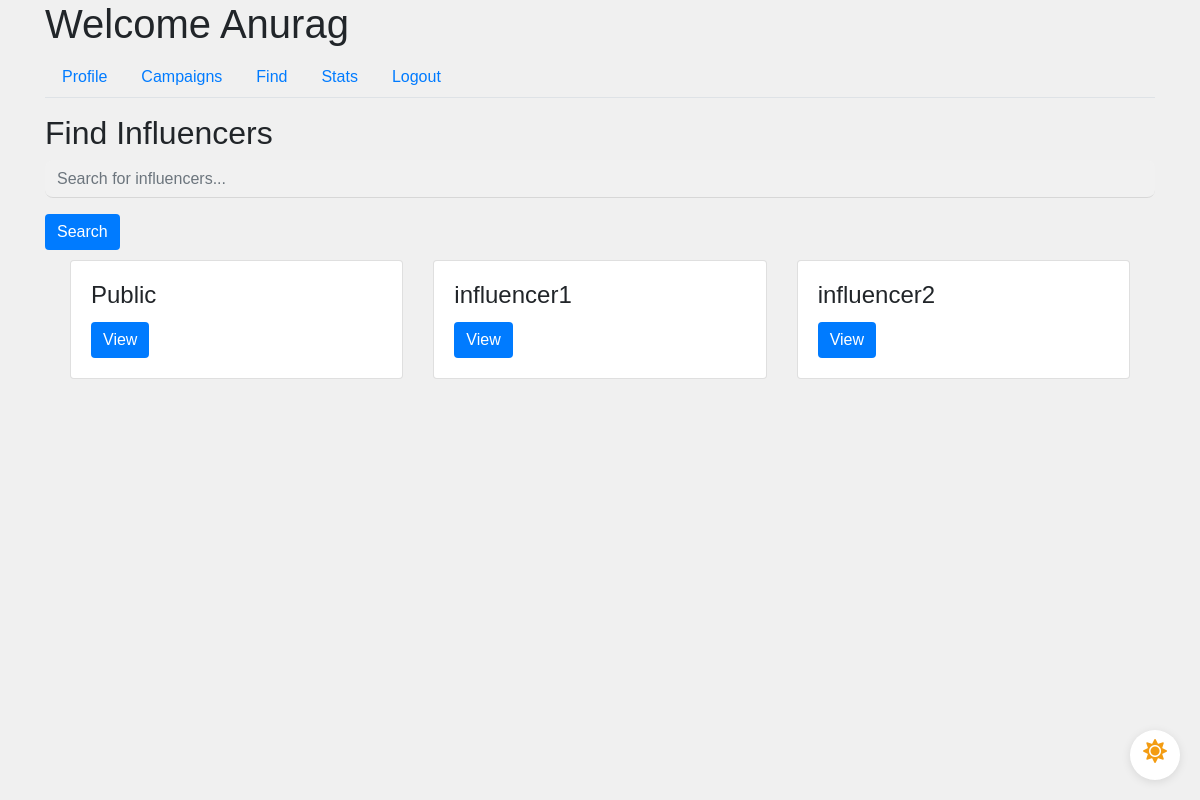
The app's page /sponsor/find (signed in), older data.
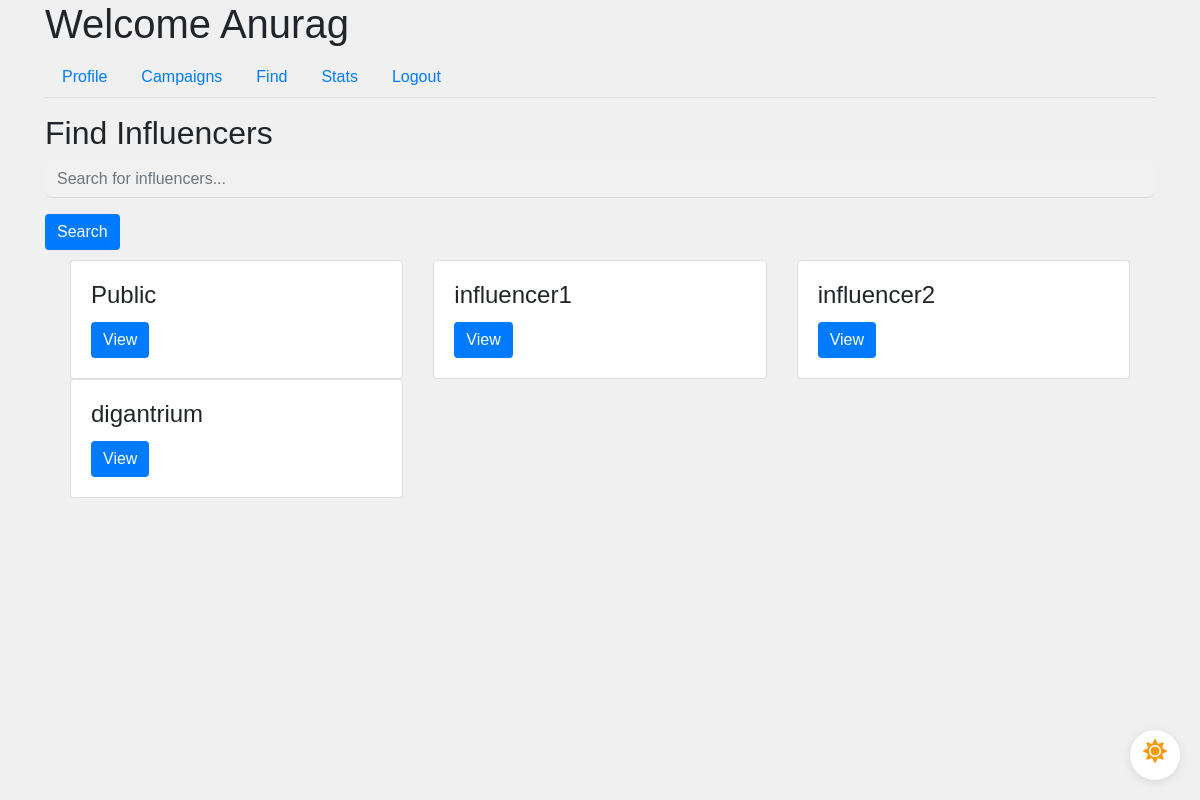
The same page, newer data.
### app/models.py (models this page shows, shortened)
class User(UserMixin, db.Model):
    id = db.Column(db.Integer, primary_key=True)
    username = db.Column(db.String(64), unique=True, nullable=False)
    email = db.Column(db.String(120), unique=True, nullable=False)
    password_hash = db.Column(db.String(128), nullable=False)
    role = db.Column(db.String(20), nullable=False)
    industry = db.Column(db.String(120))  # For Sponsors
    platforms = db.Column(db.Text)  # For Influencers
    category = db.Column(db.String(120))  # For Influencers
    niche = db.Column(db.String(120))  # For Influencers
    profile_pic = db.Column(db.String(20), nullable=False, default='download.png')
    flag = db.Column(db.Boolean, default=False, nullable=False)  # Add flag column

### app/routes.py (the view)
@main.route('/sponsor/find')
@login_required
def sponsor_find():
    if current_user.role == 'sponsor':
        search_query = request.args.get('search', '')
        if search_query:
            active_influencer = User.query.filter(User.role == 'influencer', or_(User.username.ilike(f"%{search_query}%"), User.platforms.ilike(f"%{search_query}%"), User.category.ilike(f"%{search_query}%"), User.niche.ilike(f"%{search_query}%"))).all()
        else:
            active_influencer = User.query.filter_by(role='influencer').all()
        return render_template('sponsor_find.html', sponsor=current_user, active_influencer=active_influencer)
    return redirect(url_for('main.home'))

### app/models.py (called while the page is built)
@login_manager.user_loader
def load_user(user_id):
    return User.query.get(int(user_id))

### app/templates/sponsor_find.html (shortened to what this page needs)
{% extends "sponsor_dashboard.html" %}
{% block tab_content %}
<h2>Find Influencers</h2>
<form method="GET" action="{{ url_for('main.sponsor_find') }}">
    <div class="form-group">
        <input type="text" name="search" class="form-control" placeholder="Search for influencers...">
    </div>
    <button type="submit" class="btn btn-primary">Search</button>
</form>
<div class="scrollable-container sponsor-find-padding">
    <div class="row-container">
        {% for influencer in active_influencer %}
        <div class="col-md-4">
            <div class="request-box card">
                <div class="card-body">
                    <h4 class="card-title">{{ influencer.username }}</h4>
                    <button class="btn btn-primary" data-toggle="modal" data-target="#influencerModal" data-id="{{ influencer.id }}">View</button>
                </div>
            </div>
        </div>
        {% endfor %}
    </div>
</div>
{% endblock %}

Row changes from the older to the newer data that the page shows:
added User: username "digantrium"
